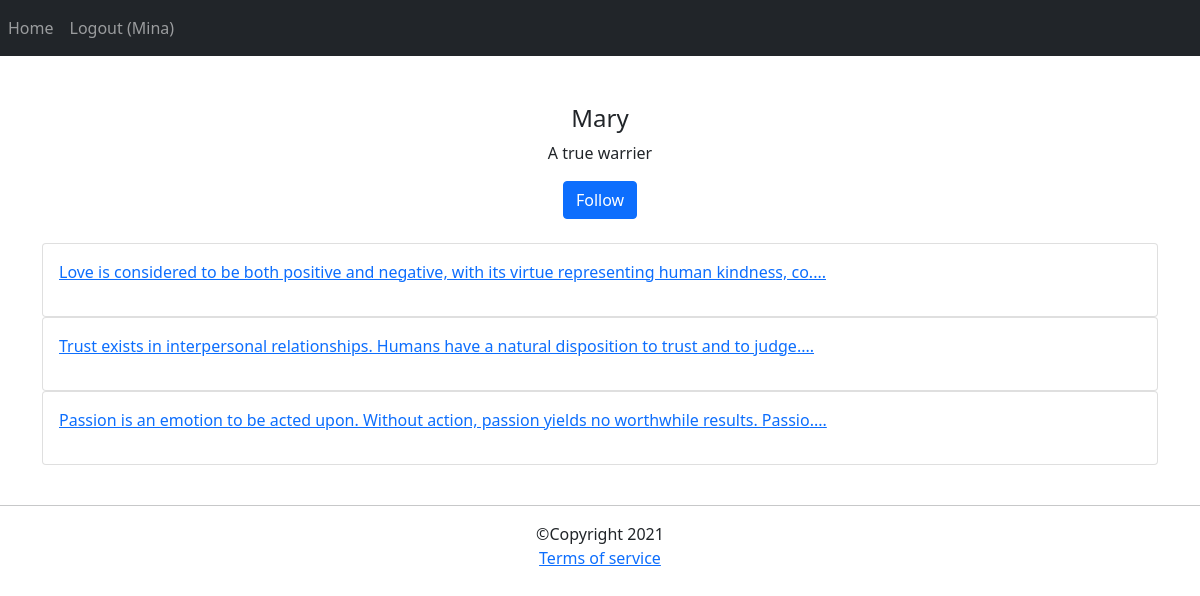
Screenshot of /account/dashboard/1/ (signed in) with the database file from the repository.
### account/models.py (models this page shows)
class Profile(models.Model):
    user = models.OneToOneField(User, on_delete=models.CASCADE)
    bio = models.TextField(null=True, blank=True)
    age = models.PositiveSmallIntegerField(null=True, blank=True)
    phone = models.PositiveIntegerField(null=True, blank=True)

### posts/models.py (models this page shows, shortened)
class Post(models.Model):
    user = models.ForeignKey(User, on_delete=models.CASCADE)
    body = models.TextField(max_length=500)
    slug = models.SlugField(max_length=200)
    created = models.DateTimeField(auto_now_add=True)
    def get_absolute_url(self):
        return reverse('posts:post_detail', args=[self.created.year, self.created.month, self.created.day, self.slug])

### account/views.py (the view)
# urls.py: path('dashboard/<int:user_id>/', views.user_dashboard, name='dashboard'),
@login_required(login_url='account:login')
def user_dashboard(request, user_id):
    user = get_object_or_404(User, id=user_id)
    posts = Post.objects.filter(user=user)
    self_dash = False
    is_following = False
    relation = Relation.objects.filter(from_user=request.user, to_user=user)
    if relation.exists():
        is_following = True
    if request.user.id == user_id:
        self_dash = True
    return render(request, 'account/dashboard.html', {'user': user, 'posts': posts, 'self_dash': self_dash, 'is_following': is_following})

### account/templates/account/dashboard.html (shortened to what this page needs)
{% extends 'base.html' %}
{% load static %}
{% block content %}
    <h4 class="text-center">{{ user|capfirst }}</h4>
    <p class="text-center">{{ user.profile.bio }}</p>
    {% if request.user.id != user.id and not is_following %}
    <button id="following_btn" data-id="{{ user.id }}" style="display:block" class="btn btn-primary text-center mx-auto">Follow</button>
    {% elif request.user.id != user.id and is_following %}
    <button id="following_btn" data-id="{{ user.id }}" style="display:block" class="btn btn-warning text-center mx-auto">Unfollow</button>
    {% endif %}
    <br/>
    {% for post in posts %}
    <div class="card">
        <p class="card-body"><a href="{{ post.get_absolute_url }}">{{ post.body|slice:":100" }}....</a> </p>
    </div>
    {% empty %}
    <p>This user has no posts yet.</p>
    {% endfor %}
<br/>
{% endblock %}

### templates/inc/navbar.html
<nav class="navbar navbar-expand-lg navbar-dark bg-dark">
  <div class="navbar-nav">
    <a class="nav-item nav-link" href="{% url 'posts:all_posts' %}">Home</a>
    {% if request.user.is_authenticated %}
        <a class="nav-item nav-link" href="{% url 'account:logout' %}">Logout ({{ request.user }})</a>
    {% else %}
    <a class="nav-item nav-link" href="{% url 'account:login' %}">Login</a>
    <a class="nav-item nav-link" href="{% url 'account:phone_login' %}">Phone Login</a>
    <a class="nav-item nav-link" href="{% url 'account:register' %}">Register</a>
    {% endif %}
  </div>
</nav>

### rows the page displays
Post: body "Love is considered to be both positive and negative, with its virtue representing human kindness, co"
Post: body "Trust exists in interpersonal relationships. Humans have a natural disposition to trust and to judge"
Post: body "Passion is an emotion to be acted upon. Without action, passion yields no worthwhile results. Passio"

### other values shown
{{ request.user }} "Mina"
{{ user|capfirst }} "Mary"
{{ user.profile.bio }} "A true warrier"
